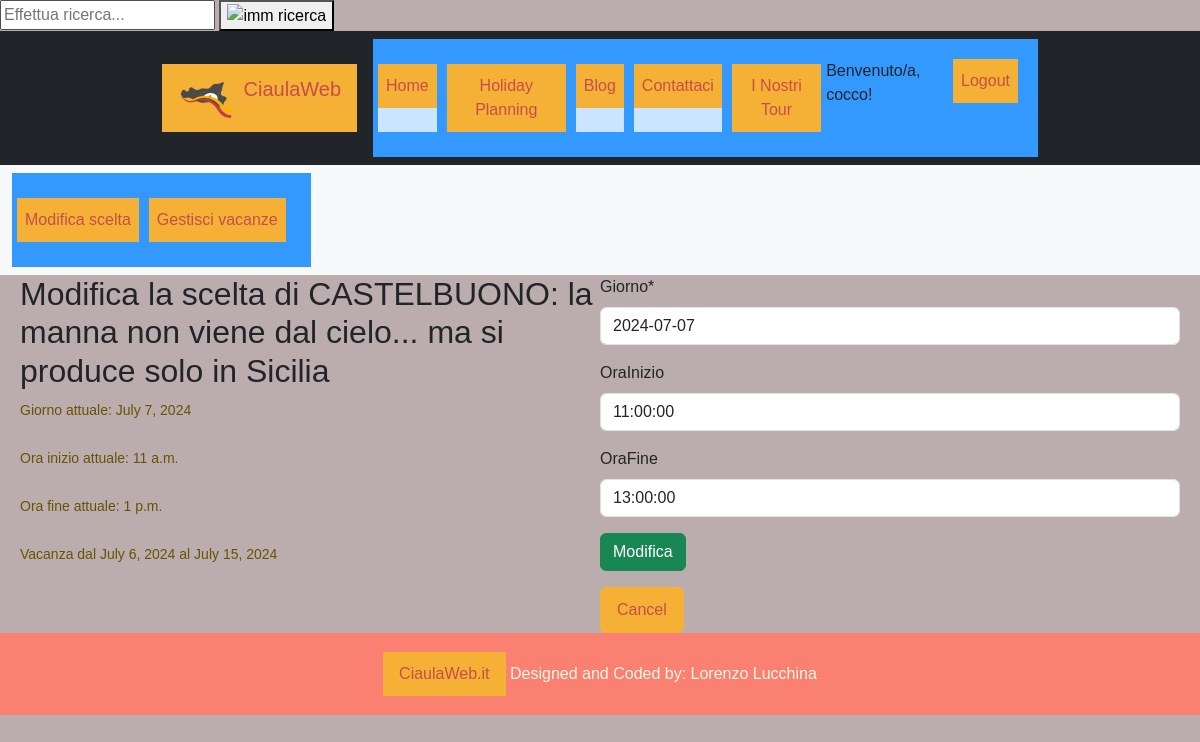
The page /HolidayPlanning/editscelta/29/57/ (signed in) on the database as committed earlier.
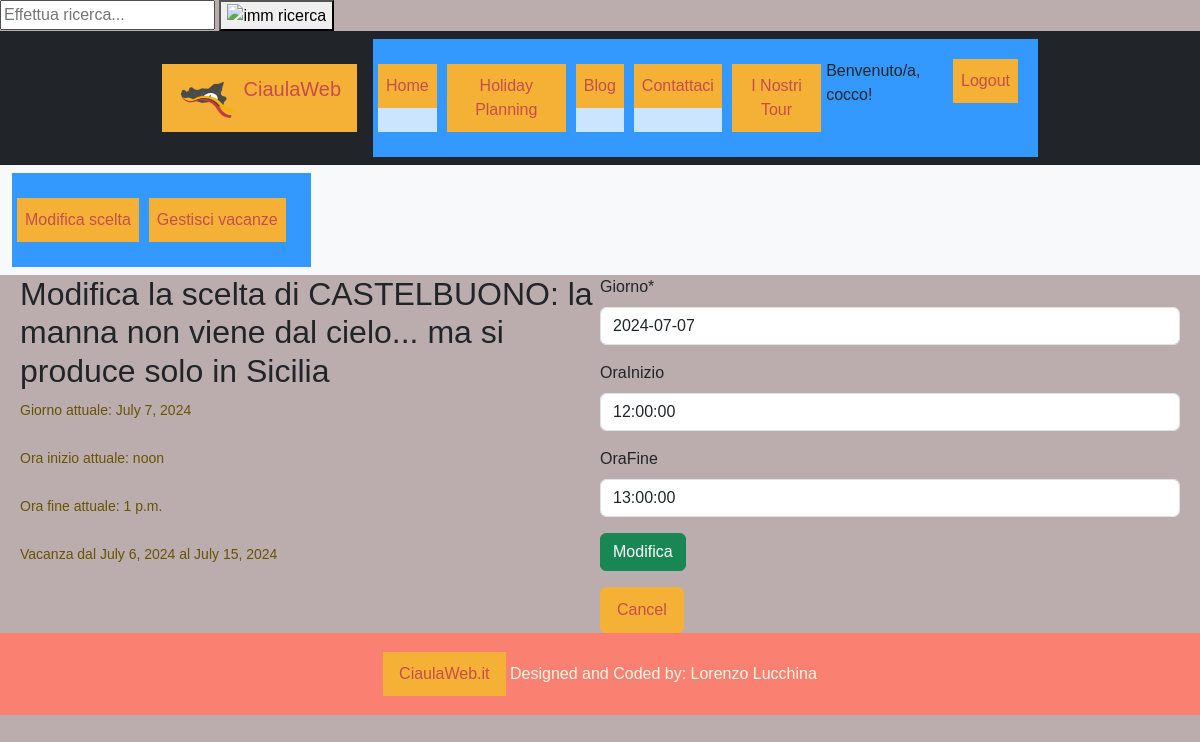
The same page on the database as committed later.
### HolidayPlanning/models.py (models this page shows, shortened)
class Scelta(models.Model):
    giorno = models.DateField()  # scelto dall'utente
    attrazione = models.ForeignKey(to='attractions.Attrazione', on_delete=models.CASCADE, related_name="attrazione")
    oraInizio = models.TimeField(blank=True)  # scelta dall'utente
    oraFine = models.TimeField(blank=True)  # scelta dall'utente
    durata = models.DurationField()  # questi sono i secondi della durata
    class Meta:
        verbose_name = "Scelta"
        verbose_name_plural = "Scelte"

### attractions/models.py (models this page shows, shortened)
class Attrazione(models.Model):
    objects = None
    nome = models.CharField(max_length=200, primary_key=True)
    luogo = models.CharField(max_length=300)
    via = models.CharField(max_length=500)
    citta = models.CharField(max_length=200)
    costo = models.DecimalField(max_digits=10, decimal_places=2, blank=True)
    tipo = models.CharField(max_length=200)
    oraApertura = models.TimeField('ora apertura')
    oraChiusura = models.TimeField('ora chiusura')
    descrizione = models.TextField()
    attrazione_image = models.ImageField(blank=True, null=True)  # , upload_to='attractionImages/')
    class Meta:
        verbose_name = "Attrazione"
        verbose_name_plural = "Attrazioni"

### HolidayPlanning/views.py (the view, shortened to what this page needs)
# urls.py: path("editscelta/<att_pk>/<pk>/", ModificaScelta.as_view(), name="modificascelta"),
class ModificaScelta(IsVacanzaUserOwnedMixin, UpdateView):
    model = Scelta
    template_name = "HolidayPlanning/modificascelta.html"
    form_class = ModificaSceltaForm
    slug_url_kwarg = "att_pk"
    def get_object(self, queryset=None):
        attivita_pk = self.kwargs.get(self.slug_url_kwarg)
        attivita = Scelta.objects.get(pk=attivita_pk)
        return attivita
    def get_context_data(self, **kwargs):
        context = super().get_context_data(**kwargs)
        attivita_pk = self.kwargs['att_pk']
        attivita = Scelta.objects.get(pk=attivita_pk)
        context["attivita"] = attivita
        vacanza_pk = self.kwargs['pk']
        vacanza = Vacanza.objects.get(pk=vacanza_pk)
        context["vacanza"] = vacanza
        context["v_id"] = vacanza_pk
        context["ora inizio attr"] = attivita.attrazione.oraApertura
        context["ora fine attr"] = attivita.attrazione.oraChiusura
        return context

### HolidayPlanning/forms.py (shortened to what this page needs)
class ModificaSceltaForm(forms.ModelForm):
    helper = FormHelper()
    helper.form_id = 'scelta-crispy-form'
    helper.form_method = 'POST'
    helper.add_input(Submit('submit', 'Modifica'))
    helper.inputs[0].field_classes = 'btn btn-success'
    class Meta:
        model = Scelta
        fields = ['giorno', 'oraInizio', 'oraFine']

### HolidayPlanning/mixins.py (called while the page is built)
    def dispatch(self, request, *args, **kwargs):
        vacanza = Vacanza.objects.get(pk=kwargs['pk'])
        if vacanza.utente != request.user:
            raise Http404("Non hai il permesso per accedere a questa vacanza.")
        return super().dispatch(request, *args, **kwargs)

### profiles/models.py (called while the page is built)
    @property
    def is_staff(self):
        return self.is_admin

### HolidayPlanning/templates/HolidayPlanning/modificascelta.html (shortened to what this page needs)
{% extends "base.html" %}
{% load crispy_forms_tags %}
{% block content %}
    <div style="display: flex;">
        <div style="flex: 1; margin-left: 20px;">
            <h2>Modifica la scelta di {{ attivita.attrazione.nome }}</h2>
            <p>Giorno attuale: {{ attivita.giorno }}</p>
            <p>Ora inizio attuale: {{ attivita.oraInizio }}</p>
            <p>Ora fine attuale: {{ attivita.oraFine }}</p>
            <p>Vacanza dal {{ vacanza.dataArrivo }} al {{ vacanza.dataPartenza }}</p>
        </div>
        <div style="flex: 1; margin-right: 20px">
            {% crispy form %}
            <a class="btn" href="{% url 'HolidayPlanning:dettagliovacanza' v_id %}">Cancel</a>
        </div>
    </div>
{% endblock %}

Rows that differ between the two databases and show on the page:
changed Scelta "CASTELBUONO: la manna non viene dal cielo... ma si produce solo in Sicilia": oraInizio "11 a.m." → "noon"; oraInizio "11:00:00" → "12:00:00"
